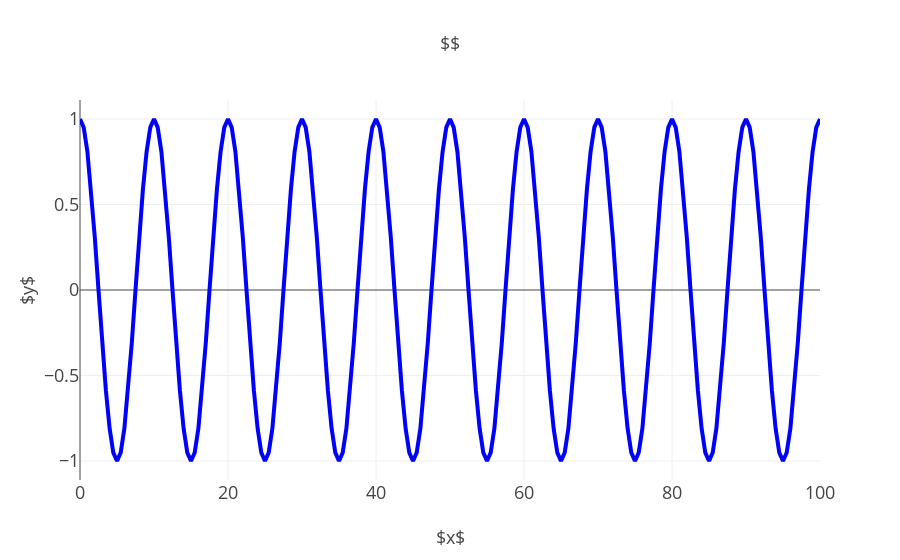
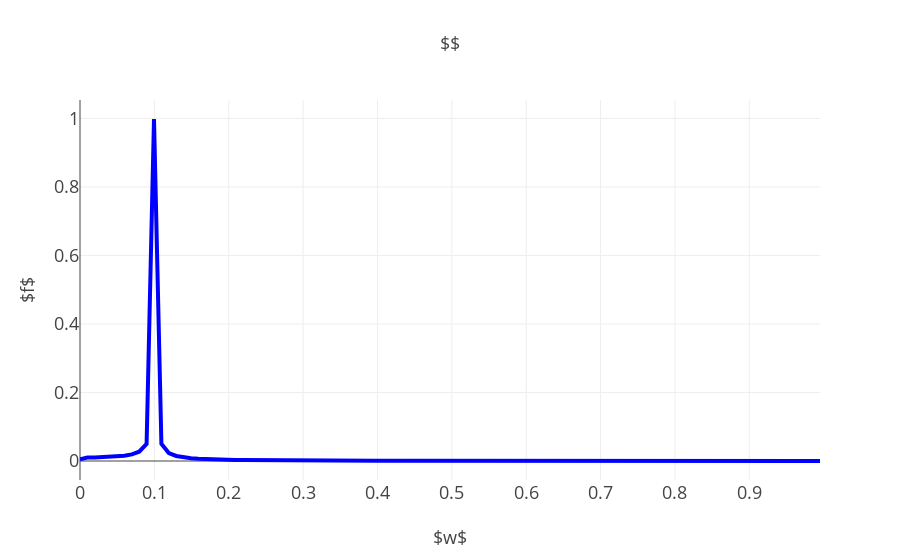

Write notebook code for charts like these, in order.
### Code cell
reload()
zf.fft_gam_s1([],{})
